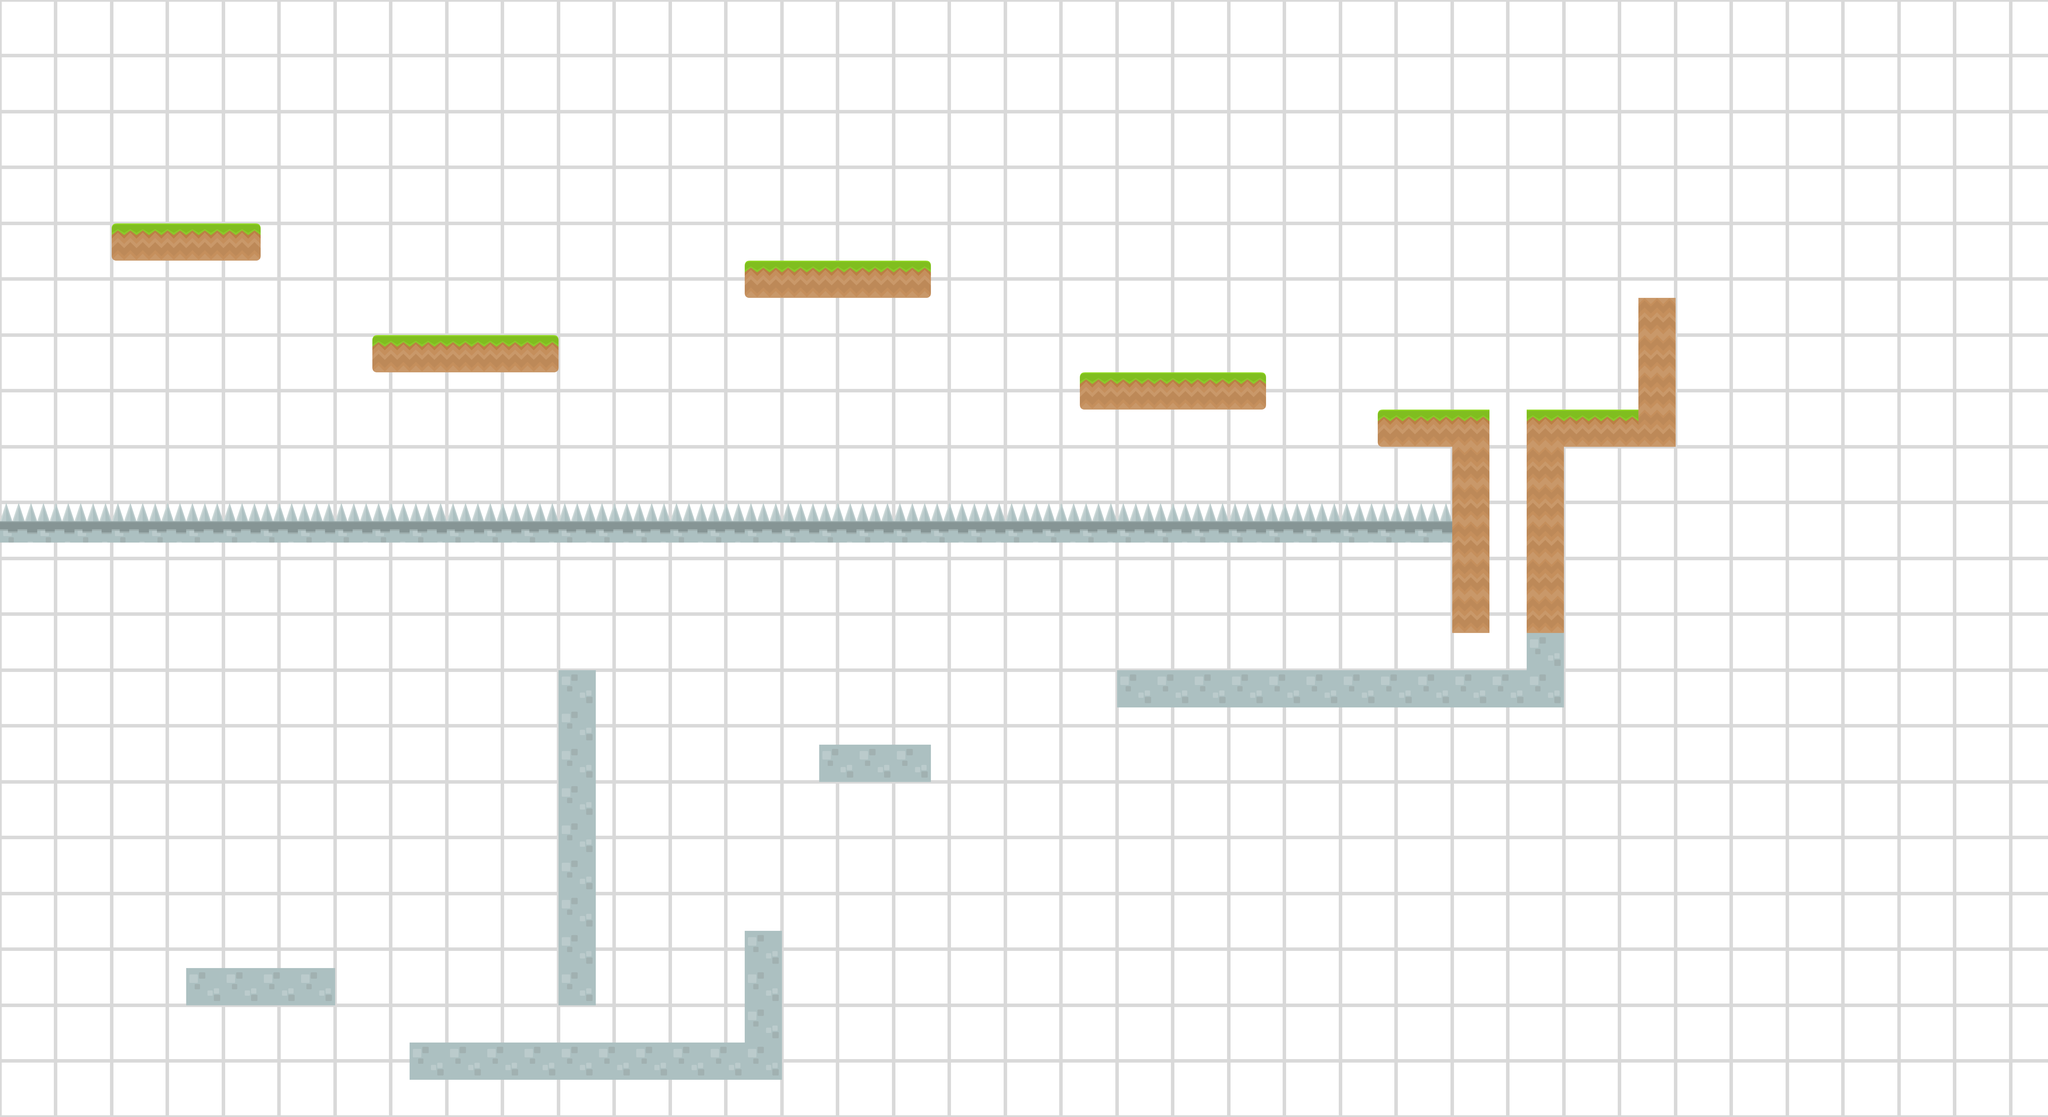

Tiled map render using the project's own tile images. Description and the map definition, with tile-layer contents summarised, below:
An orthogonal 55x30 tile map with 128x128 px tiles, 3 tile layers (background, tiles2, tiles), 3 tilesets and 19 objects.

<map version="1.2" tiledversion="1.2.1" orientation="orthogonal" renderorder="right-down" width="55" height="30" tilewidth="128" tileheight="128" infinite="0" nextlayerid="11" nextobjectid="20">
 <tileset firstgid="1" source="spritesheet_ground.tsx" />
 <tileset firstgid="129" source="spritesheet_tiles.tsx" />
 <tileset firstgid="257" source="PaperBackground.tsx" />
 <layer id="7" name="background" width="55" height="30">
  <data>[1650 cells, 1650 non-empty, 9 distinct tile ids]</data>
 </layer>
 <layer id="8" name="tiles2" width="55" height="30">
  <data>[1650 cells, 0 non-empty, 0 distinct tile ids]</data>
 </layer>
 <layer id="9" name="tiles" width="55" height="30">
  <data>[1650 cells, 159 non-empty, 7 distinct tile ids]</data>
 </layer>
 <objectgroup id="4" name="goal">
  <object id="1" x="768" y="3200" width="128" height="128" />
 </objectgroup>
 <objectgroup id="5" name="ground">
  <object id="2" x="384" y="768" width="512" height="128" />
  <object id="3" x="1280" y="1152" width="640" height="128" />
  <object id="4" x="2560" y="896" width="640" height="128" />
  <object id="5" x="3712" y="1280" width="640" height="128" />
  <object id="6" x="640" y="3328" width="512" height="128" />
  <object id="7" x="1408" y="3584" width="1280" height="128" />
  <object id="8" x="2560" y="3200" width="128" height="384" />
  <object id="9" x="1920" y="2304" width="128" height="1152" />
  <object id="10" x="2816" y="2560" width="384" height="128" />
  <object id="11" x="3840" y="2304" width="1536" height="128" />
  <object id="12" x="5248" y="1408" width="128" height="896" />
  <object id="13" x="5376" y="1408" width="384" height="128" />
  <object id="14" x="5632" y="1024" width="128" height="384" />
  <object id="15" x="4736" y="1408" width="384" height="128" />
  <object id="16" x="4992" y="1536" width="128" height="640" />
  <object id="18" x="0" y="1792" width="4992" height="64" />
 </objectgroup>
 <objectgroup id="10" name="spikes">
  <object id="19" x="0" y="1760" width="4992" height="32" />
 </objectgroup>
 <objectgroup id="6" name="startPos">
  <object id="17" x="384" y="640" width="128" height="128" />
 </objectgroup>
</map>
